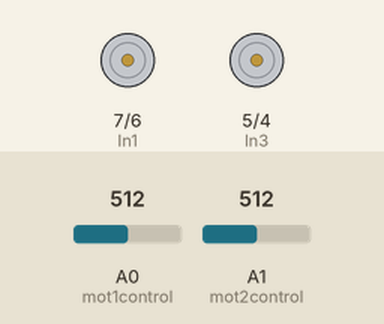
This sketch was run on a simulated Arduino Uno, built with avr-gcc and run on an emulated ATmega328P. Shown: motor-driver pin pairs drawn as motors (green arrow = first pin HIGH = forward, orange = second pin HIGH = backward, longer = more drive, scaled by the enable pin). Inputs (shaded band) come from the test bench; at power-on: A0 (mot1control) = 512, A1 (mot2control) = 512.

Above: at 2.5 s.
At 7.5 s:
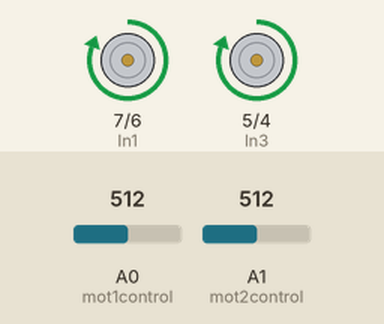
At 12.5 s:
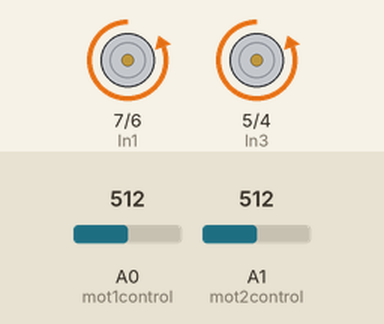
At 22.5 s:
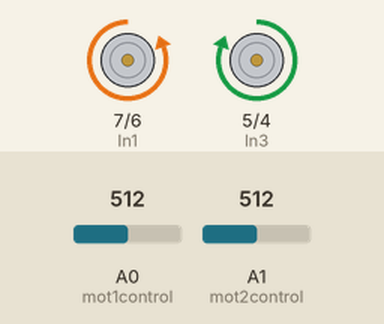
Timing chart, 0 to 32.5 s (numbered marks = the images above):
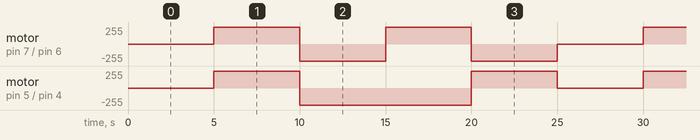

Measured:
- by itself, motor on pin 5 (In3) / pin 4 (In4): repeats every 25.0 s: backward 255/255 10.0 s, forward 255/255 5.0 s, stopped 5.0 s, forward 255/255 5.0 s
- by itself, motor on pin 7 (In1) / pin 6 (In2): repeats every 25.0 s: backward 255/255 5.0 s, forward 255/255 5.0 s, backward 255/255 5.0 s, stopped 5.0 s, forward 255/255 5.0 s

The sketch:

motor-test.ino
```cpp
#define In1 7
#define In2 6
#define In3 5
#define In4 4
#define EnA 9
#define EnB 10

int mot1control = A0;
int mot2control = A1;

int mot1Speed = 0;
int mot2Speed = 0;

void setup() {
  // put your setup code here, to run once:
pinMode(In1,OUTPUT);
pinMode(In2,OUTPUT);
pinMode(In3,OUTPUT);
pinMode(In4,OUTPUT);
pinMode(EnA,OUTPUT);
pinMode(EnB,OUTPUT);

}

void loop() {

mot1Speed = analogRead(mot1control);
mot2Speed = analogRead(mot2control);

analogWrite(EnA,mot1Speed);
analogWrite(EnB,mot2Speed);


stop1();
delay(5000);
forword();
delay(5000);
backword();
delay(5000);
left();
delay(5000);
right();
delay(5000);

}

void stop1(){
  digitalWrite(In1,LOW);
  digitalWrite(In2,LOW);
  digitalWrite(In3,LOW);
  digitalWrite(In4,LOW);
  }

void forword(){
  digitalWrite(In1,HIGH);
  digitalWrite(In2,LOW);
  digitalWrite(In3,HIGH);
  digitalWrite(In4,LOW);
  }

void backword(){
  digitalWrite(In1,LOW);
  digitalWrite(In2,HIGH);
  digitalWrite(In3,LOW);
  digitalWrite(In4,HIGH);
  }
void left(){
  digitalWrite(In1,HIGH);
  digitalWrite(In2,LOW);
  digitalWrite(In3,LOW);
  digitalWrite(In4,HIGH);
  }
void right(){
  digitalWrite(In1,LOW);
  digitalWrite(In2,HIGH);
  digitalWrite(In3,HIGH);
  digitalWrite(In4,LOW);
  }
```
